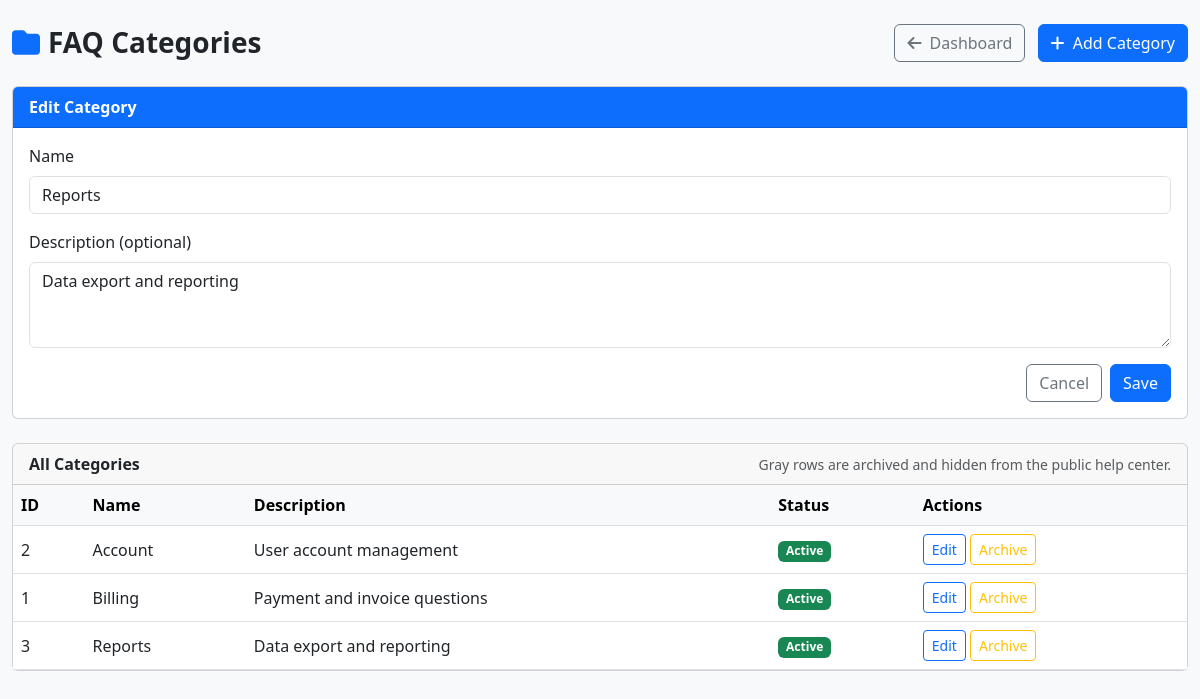
Page /admin/categories.php?action=edit&id=3 (signed in) on the committed database.
### tables this page shows
CREATE TABLE categories (
    id INT PRIMARY KEY AUTO_INCREMENT,
    name VARCHAR(100) NOT NULL UNIQUE,
    description TEXT,
    is_archived BOOLEAN DEFAULT FALSE
);

### helpers/functions.php (called while the page is built, shortened)
<?php
function getExcerpt($text, $length = 200) {
    $text = strip_tags($text);
    if (strlen($text) <= $length) {
        return $text;
    }
    $excerpt = substr($text, 0, $length);
    $excerpt = substr($excerpt, 0, strrpos($excerpt, ' '));
    return $excerpt . '...';
}
?>

### admin/categories.php (the view, shortened to what this page needs)
<?php
require_once '../helpers/functions.php';
$db   = new Database();
$conn = $db->getConnection();
$action = $_GET['action'] ?? 'list';
$id     = isset($_GET['id']) ? (int)$_GET['id'] : 0;
if ($action === 'edit' && $id > 0) {
    $stmt = $conn->prepare('SELECT * FROM categories WHERE id = ?');
    $stmt->execute([$id]);
    $category = $stmt->fetch();
}
$allCategories = $conn->query('SELECT * FROM categories ORDER BY is_archived ASC, name ASC')->fetchAll();
?>
<!DOCTYPE html>
<html lang="en">
<head>
    <link href="https://cdn.jsdelivr.net/npm/bootstrap@5.3.0/dist/css/bootstrap.min.css" rel="stylesheet">
    <link rel="stylesheet" href="https://cdnjs.cloudflare.com/ajax/libs/font-awesome/6.4.0/css/all.min.css">
</head>
<body>
<div class="container-fluid py-4">
    <div class="page-header">
        <h3 class="page-title mb-0">
            <i class="fas fa-folder me-2 text-primary"></i>FAQ Categories
        </h3>
        <div>
            <a href="index.php" class="btn btn-outline-secondary me-2">
                <i class="fas fa-arrow-left me-1"></i> Dashboard
            </a>
            <a href="categories.php?action=add" class="btn btn-primary">
                <i class="fas fa-plus me-1"></i> Add Category
            </a>
        </div>
    </div>
    <?php if ($action === 'add' || $action === 'edit'): ?>
        <div class="category-form-card card mb-4">
            <div class="card-header bg-primary text-white">
                <strong><?php echo $action === 'add' ? 'Add Category' : 'Edit Category'; ?></strong>
            </div>
            <div class="card-body">
                <form method="POST">
                    <div class="mb-3">
                        <label class="form-label">Name</label>
                        <input
                            type="text"
                            name="name"
                            class="form-control"
                            required
                            value="<?php echo htmlspecialchars($category['name'] ?? ''); ?>"
                        >
                    </div>
                    <div class="mb-3">
                        <label class="form-label">Description (optional)</label>
                        <textarea
                            name="description"
                            class="form-control"
                            rows="3"
                        ><?php echo htmlspecialchars($category['description'] ?? ''); ?></textarea>
                    </div>
                    <div class="d-flex justify-content-end gap-2 mt-3">
                        <a href="categories.php" class="btn btn-outline-secondary">
                            Cancel
                        </a>
                        <button type="submit" class="btn btn-primary">
                            Save
                        </button>
                    </div>
                </form>
            </div>
        </div>
    <?php endif; ?>
    <div class="card">
        <div class="card-header d-flex justify-content-between align-items-center">
            <strong>All Categories</strong>
            <span class="text-muted small">Gray rows are archived and hidden from the public help center.</span>
        </div>
        <div class="card-body p-0">
            <div class="table-responsive">
                <table class="table table-hover mb-0 align-middle">
                    <thead class="table-light">
                        <tr>
                            <th>ID</th>
                            <th>Name</th>
                            <th>Description</th>
                            <th>Status</th>
                            <th>Actions</th>
                        </tr>
                    </thead>
                    <tbody>
                        <?php foreach ($allCategories as $cat): ?>
                            <tr class="<?php echo $cat['is_archived'] ? 'table-secondary' : ''; ?>">
                                <td><?php echo (int)$cat['id']; ?></td>
                                <td><?php echo htmlspecialchars($cat['name']); ?></td>
                                <td><?php echo htmlspecialchars(getExcerpt($cat['description'] ?? '', 80)); ?></td>
                                <td>
                                    <?php if ($cat['is_archived']): ?>
                                        <span class="badge bg-secondary">Archived</span>
                                    <?php else: ?>
                                        <span class="badge bg-success">Active</span>
                                    <?php endif; ?>
                                </td>
                                <td>
                                    <a href="categories.php?action=edit&id=<?php echo $cat['id']; ?>" class="btn btn-sm btn-outline-primary">
                                        Edit
                                    </a>
                                    <?php if ($cat['is_archived']): ?>
                                        <a href="categories.php?action=restore&id=<?php echo $cat['id']; ?>" class="btn btn-sm btn-outline-success">
                                            Restore
                                        </a>
                                    <?php else: ?>
                                        <a href="categories.php?action=archive&id=<?php echo $cat['id']; ?>" class="btn btn-sm btn-outline-warning" onclick="return confirm('Archive this category?');">
                                            Archive
                                        </a>
                                    <?php endif; ?>
                                </td>
                            </tr>
                        <?php endforeach; ?>
                    </tbody>
                </table>
            </div>
        </div>
    </div>
</div>
</body>
</html>

### admin/categories.php (style rules this page uses)
body { background: #f8f9fa; }
.page-header { display: flex; justify-content: space-between; align-items: center; margin-bottom: 1.5rem; }
.page-title { font-weight: 600; }
.category-form-card .form-label { font-weight: 500; }

### rows in the picture
categories: name "Reports", description "Data export and reporting", id "3", is_archived "Active"
categories: id "2", name "Account", description "User account management", is_archived "Active"
categories: id "1", name "Billing", description "Payment and invoice questions", is_archived "Active"
